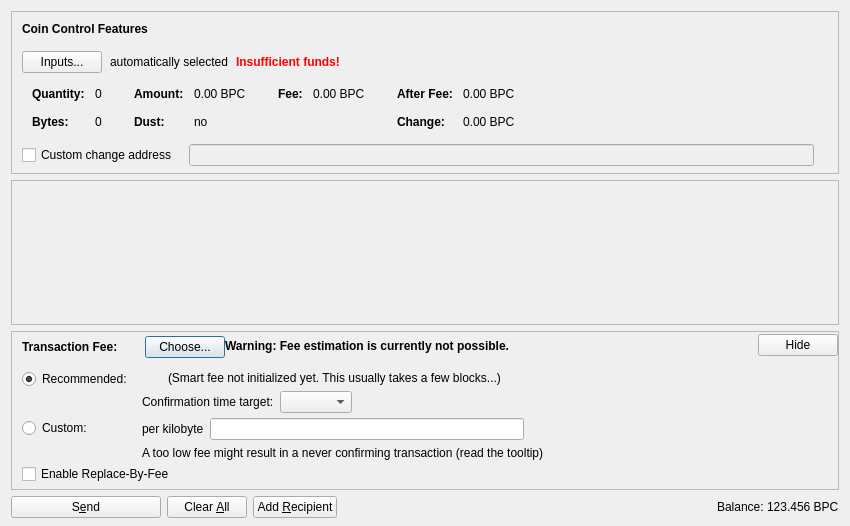
<?xml version="1.0" encoding="UTF-8"?>
<ui version="4.0">
 <class>SendCoinsDialog</class>
 <widget class="QDialog" name="SendCoinsDialog">
  <property name="geometry">
   <rect>
    <x>0</x>
    <y>0</y>
    <width>850</width>
    <height>526</height>
   </rect>
  </property>
  <property name="windowTitle">
   <string>Send Coins</string>
  </property>
  <layout class="QVBoxLayout" name="verticalLayout" stretch="0,1,0,0">
   <property name="bottomMargin">
    <number>8</number>
   </property>
   <item>
    <widget class="QFrame" name="frameCoinControl">
     <property name="sizePolicy">
      <sizepolicy hsizetype="Expanding" vsizetype="Expanding">
       <horstretch>0</horstretch>
       <verstretch>0</verstretch>
      </sizepolicy>
     </property>
     <property name="maximumSize">
      <size>
       <width>16777215</width>
       <height>16777215</height>
      </size>
     </property>
     <property name="frameShape">
      <enum>QFrame::StyledPanel</enum>
     </property>
     <property name="frameShadow">
      <enum>QFrame::Sunken</enum>
     </property>
     <layout class="QVBoxLayout" name="verticalLayoutCoinControl2">
      <property name="spacing">
       <number>0</number>
      </property>
      <property name="leftMargin">
       <number>0</number>
      </property>
      <property name="topMargin">
       <number>0</number>
      </property>
      <property name="rightMargin">
       <number>0</number>
      </property>
      <property name="bottomMargin">
       <number>6</number>
      </property>
      <item>
       <layout class="QVBoxLayout" name="verticalLayoutCoinControl" stretch="0,0,0,0,1">
        <property name="spacing">
         <number>0</number>
        </property>
        <property name="leftMargin">
         <number>10</number>
        </property>
        <property name="topMargin">
         <number>10</number>
        </property>
        <item>
         <layout class="QHBoxLayout" name="horizontalLayoutCoinControl1">
          <property name="bottomMargin">
           <number>15</number>
          </property>
          <item>
           <widget class="QLabel" name="labelCoinControlFeatures">
            <property name="sizePolicy">
             <sizepolicy hsizetype="Preferred" vsizetype="Maximum">
              <horstretch>0</horstretch>
              <verstretch>0</verstretch>
             </sizepolicy>
            </property>
            <property name="font">
             <font>
              <weight>75</weight>
              <bold>true</bold>
             </font>
            </property>
            <property name="styleSheet">
             <string notr="true">font-weight:bold;</string>
            </property>
            <property name="text">
             <string>Coin Control Features</string>
            </property>
           </widget>
          </item>
         </layout>
        </item>
        <item>
         <layout class="QHBoxLayout" name="horizontalLayoutCoinControl2" stretch="0,0,0,0">
          <property name="spacing">
           <number>8</number>
          </property>
          <property name="bottomMargin">
           <number>10</number>
          </property>
          <item>
           <widget class="QPushButton" name="pushButtonCoinControl">
            <property name="styleSheet">
             <string notr="true"/>
            </property>
            <property name="text">
             <string>Inputs...</string>
            </property>
            <property name="autoDefault">
             <bool>false</bool>
            </property>
           </widget>
          </item>
          <item>
           <widget class="QLabel" name="labelCoinControlAutomaticallySelected">
            <property name="text">
             <string>automatically selected</string>
            </property>
            <property name="margin">
             <number>5</number>
            </property>
           </widget>
          </item>
          <item>
           <widget class="QLabel" name="labelCoinControlInsuffFunds">
            <property name="font">
             <font>
              <weight>75</weight>
              <bold>true</bold>
             </font>
            </property>
            <property name="styleSheet">
             <string notr="true">color:red;font-weight:bold;</string>
            </property>
            <property name="text">
             <string>Insufficient funds!</string>
            </property>
            <property name="margin">
             <number>5</number>
            </property>
           </widget>
          </item>
          <item>
           <spacer name="horizontalSpacerCoinControl">
            <property name="orientation">
             <enum>Qt::Horizontal</enum>
            </property>
            <property name="sizeHint" stdset="0">
             <size>
              <width>40</width>
              <height>1</height>
             </size>
            </property>
           </spacer>
          </item>
         </layout>
        </item>
        <item>
         <widget class="QWidget" name="widgetCoinControl" native="true">
          <property name="sizePolicy">
           <sizepolicy hsizetype="Preferred" vsizetype="Preferred">
            <horstretch>0</horstretch>
            <verstretch>0</verstretch>
           </sizepolicy>
          </property>
          <property name="minimumSize">
           <size>
            <width>0</width>
            <height>0</height>
           </size>
          </property>
          <property name="styleSheet">
           <string notr="true"/>
          </property>
          <layout class="QHBoxLayout" name="horizontalLayoutCoinControl5">
           <property name="leftMargin">
            <number>0</number>
           </property>
           <property name="topMargin">
            <number>0</number>
           </property>
           <property name="rightMargin">
            <number>0</number>
           </property>
           <property name="bottomMargin">
            <number>0</number>
           </property>
           <item>
            <layout class="QHBoxLayout" name="horizontalLayoutCoinControl3" stretch="0,0,0,1">
             <property name="spacing">
              <number>20</number>
             </property>
             <property name="topMargin">
              <number>0</number>
             </property>
             <property name="bottomMargin">
              <number>10</number>
             </property>
             <item>
              <layout class="QFormLayout" name="formLayoutCoinControl1">
               <property name="horizontalSpacing">
                <number>10</number>
               </property>
               <property name="verticalSpacing">
                <number>14</number>
               </property>
               <property name="leftMargin">
                <number>10</number>
               </property>
               <property name="topMargin">
                <number>4</number>
               </property>
               <property name="rightMargin">
                <number>6</number>
               </property>
               <item row="0" column="0">
                <widget class="QLabel" name="labelCoinControlQuantityText">
                 <property name="font">
                  <font>
                   <weight>75</weight>
                   <bold>true</bold>
                  </font>
                 </property>
                 <property name="text">
                  <string>Quantity:</string>
                 </property>
                 <property name="margin">
                  <number>0</number>
                 </property>
                </widget>
               </item>
               <item row="0" column="1">
                <widget class="QLabel" name="labelCoinControlQuantity">
                 <property name="cursor">
                  <cursorShape>IBeamCursor</cursorShape>
                 </property>
                 <property name="contextMenuPolicy">
                  <enum>Qt::ActionsContextMenu</enum>
                 </property>
                 <property name="text">
                  <string notr="true">0</string>
                 </property>
                 <property name="margin">
                  <number>0</number>
                 </property>
                 <property name="textInteractionFlags">
                  <set>Qt::LinksAccessibleByMouse|Qt::TextSelectableByKeyboard|Qt::TextSelectableByMouse</set>
                 </property>
                </widget>
               </item>
               <item row="1" column="0">
                <widget class="QLabel" name="labelCoinControlBytesText">
                 <property name="font">
                  <font>
                   <weight>75</weight>
                   <bold>true</bold>
                  </font>
                 </property>
                 <property name="text">
                  <string>Bytes:</string>
                 </property>
                </widget>
               </item>
               <item row="1" column="1">
                <widget class="QLabel" name="labelCoinControlBytes">
                 <property name="cursor">
                  <cursorShape>IBeamCursor</cursorShape>
                 </property>
                 <property name="contextMenuPolicy">
                  <enum>Qt::ActionsContextMenu</enum>
                 </property>
                 <property name="text">
                  <string notr="true">0</string>
                 </property>
                 <property name="textInteractionFlags">
                  <set>Qt::LinksAccessibleByMouse|Qt::TextSelectableByKeyboard|Qt::TextSelectableByMouse</set>
                 </property>
                </widget>
               </item>
              </layout>
             </item>
             <item>
              <layout class="QFormLayout" name="formLayoutCoinControl2">
               <property name="horizontalSpacing">
                <number>10</number>
               </property>
               <property name="verticalSpacing">
                <number>14</number>
               </property>
               <property name="leftMargin">
                <number>6</number>
               </property>
               <property name="topMargin">
                <number>4</number>
               </property>
               <property name="rightMargin">
                <number>6</number>
               </property>
               <item row="0" column="0">
                <widget class="QLabel" name="labelCoinControlAmountText">
                 <property name="font">
                  <font>
                   <weight>75</weight>
                   <bold>true</bold>
                  </font>
                 </property>
                 <property name="text">
                  <string>Amount:</string>
                 </property>
                 <property name="margin">
                  <number>0</number>
                 </property>
                </widget>
               </item>
               <item row="0" column="1">
                <widget class="QLabel" name="labelCoinControlAmount">
                 <property name="cursor">
                  <cursorShape>IBeamCursor</cursorShape>
                 </property>
                 <property name="contextMenuPolicy">
                  <enum>Qt::ActionsContextMenu</enum>
                 </property>
                 <property name="text">
                  <string notr="true">0.00 BPC</string>
                 </property>
                 <property name="textInteractionFlags">
                  <set>Qt::LinksAccessibleByMouse|Qt::TextSelectableByKeyboard|Qt::TextSelectableByMouse</set>
                 </property>
                </widget>
               </item>
               <item row="1" column="0">
                <widget class="QLabel" name="labelCoinControlLowOutputText">
                 <property name="font">
                  <font>
                   <weight>75</weight>
                   <bold>true</bold>
                  </font>
                 </property>
                 <property name="text">
                  <string>Dust:</string>
                 </property>
                </widget>
               </item>
               <item row="1" column="1">
                <widget class="QLabel" name="labelCoinControlLowOutput">
                 <property name="cursor">
                  <cursorShape>IBeamCursor</cursorShape>
                 </property>
                 <property name="contextMenuPolicy">
                  <enum>Qt::ActionsContextMenu</enum>
                 </property>
                 <property name="text">
                  <string notr="true">no</string>
                 </property>
                 <property name="textInteractionFlags">
                  <set>Qt::LinksAccessibleByMouse|Qt::TextSelectableByKeyboard|Qt::TextSelectableByMouse</set>
                 </property>
                </widget>
               </item>
              </layout>
             </item>
             <item>
              <layout class="QFormLayout" name="formLayoutCoinControl3">
               <property name="horizontalSpacing">
                <number>10</number>
               </property>
               <property name="verticalSpacing">
                <number>14</number>
               </property>
               <property name="leftMargin">
                <number>6</number>
               </property>
               <property name="topMargin">
                <number>4</number>
               </property>
               <property name="rightMargin">
                <number>6</number>
               </property>
               <item row="0" column="0">
                <widget class="QLabel" name="labelCoinControlFeeText">
                 <property name="font">
                  <font>
                   <weight>75</weight>
                   <bold>true</bold>
                  </font>
                 </property>
                 <property name="text">
                  <string>Fee:</string>
                 </property>
                 <property name="margin">
                  <number>0</number>
                 </property>
                </widget>
               </item>
               <item row="0" column="1">
                <widget class="QLabel" name="labelCoinControlFee">
                 <property name="cursor">
                  <cursorShape>IBeamCursor</cursorShape>
                 </property>
                 <property name="contextMenuPolicy">
                  <enum>Qt::ActionsContextMenu</enum>
                 </property>
                 <property name="text">
                  <string notr="true">0.00 BPC</string>
                 </property>
                 <property name="textInteractionFlags">
                  <set>Qt::LinksAccessibleByMouse|Qt::TextSelectableByKeyboard|Qt::TextSelectableByMouse</set>
                 </property>
                </widget>
               </item>
              </layout>
             </item>
             <item>
              <layout class="QFormLayout" name="formLayoutCoinControl4">
               <property name="horizontalSpacing">
                <number>10</number>
               </property>
               <property name="verticalSpacing">
                <number>14</number>
               </property>
               <property name="leftMargin">
                <number>6</number>
               </property>
               <property name="topMargin">
                <number>4</number>
               </property>
               <property name="rightMargin">
                <number>6</number>
               </property>
               <item row="0" column="0">
                <widget class="QLabel" name="labelCoinControlAfterFeeText">
                 <property name="font">
                  <font>
                   <weight>75</weight>
                   <bold>true</bold>
                  </font>
                 </property>
                 <property name="text">
                  <string>After Fee:</string>
                 </property>
                 <property name="margin">
                  <number>0</number>
                 </property>
                </widget>
               </item>
               <item row="0" column="1">
                <widget class="QLabel" name="labelCoinControlAfterFee">
                 <property name="cursor">
                  <cursorShape>IBeamCursor</cursorShape>
                 </property>
                 <property name="contextMenuPolicy">
                  <enum>Qt::ActionsContextMenu</enum>
                 </property>
                 <property name="text">
                  <string notr="true">0.00 BPC</string>
                 </property>
                 <property name="textInteractionFlags">
                  <set>Qt::LinksAccessibleByMouse|Qt::TextSelectableByKeyboard|Qt::TextSelectableByMouse</set>
                 </property>
                </widget>
               </item>
               <item row="1" column="0">
                <widget class="QLabel" name="labelCoinControlChangeText">
                 <property name="font">
                  <font>
                   <weight>75</weight>
                   <bold>true</bold>
                  </font>
                 </property>
                 <property name="text">
                  <string>Change:</string>
                 </property>
                </widget>
               </item>
               <item row="1" column="1">
                <widget class="QLabel" name="labelCoinControlChange">
                 <property name="cursor">
                  <cursorShape>IBeamCursor</cursorShape>
                 </property>
                 <property name="contextMenuPolicy">
                  <enum>Qt::ActionsContextMenu</enum>
                 </property>
                 <property name="text">
                  <string notr="true">0.00 BPC</string>
                 </property>
                 <property name="textInteractionFlags">
                  <set>Qt::LinksAccessibleByMouse|Qt::TextSelectableByKeyboard|Qt::TextSelectableByMouse</set>
                 </property>
                </widget>
               </item>
              </layout>
             </item>
            </layout>
           </item>
          </layout>
         </widget>
        </item>
        <item>
         <layout class="QHBoxLayout" name="horizontalLayoutCoinControl4" stretch="0,0,0">
          <property name="spacing">
           <number>12</number>
          </property>
          <property name="sizeConstraint">
           <enum>QLayout::SetDefaultConstraint</enum>
          </property>
          <property name="topMargin">
           <number>5</number>
          </property>
          <property name="rightMargin">
           <number>5</number>
          </property>
          <item>
           <widget class="QCheckBox" name="checkBoxCoinControlChange">
            <property name="toolTip">
             <string>If this is activated, but the change address is empty or invalid, change will be sent to a newly generated address.</string>
            </property>
            <property name="text">
             <string>Custom change address</string>
            </property>
           </widget>
          </item>
          <item>
           <widget class="QValidatedLineEdit" name="lineEditCoinControlChange">
            <property name="enabled">
             <bool>false</bool>
            </property>
            <property name="sizePolicy">
             <sizepolicy hsizetype="Expanding" vsizetype="Fixed">
              <horstretch>0</horstretch>
              <verstretch>0</verstretch>
             </sizepolicy>
            </property>
           </widget>
          </item>
          <item>
           <widget class="QLabel" name="labelCoinControlChangeLabel">
            <property name="sizePolicy">
             <sizepolicy hsizetype="Preferred" vsizetype="Expanding">
              <horstretch>0</horstretch>
              <verstretch>0</verstretch>
             </sizepolicy>
            </property>
            <property name="minimumSize">
             <size>
              <width>0</width>
              <height>0</height>
             </size>
            </property>
            <property name="text">
             <string/>
            </property>
            <property name="margin">
             <number>3</number>
            </property>
           </widget>
          </item>
         </layout>
        </item>
        <item>
         <spacer name="verticalSpacerCoinControl">
          <property name="orientation">
           <enum>Qt::Vertical</enum>
          </property>
          <property name="sizeHint" stdset="0">
           <size>
            <width>800</width>
            <height>1</height>
           </size>
          </property>
         </spacer>
        </item>
       </layout>
      </item>
     </layout>
    </widget>
   </item>
   <item>
    <widget class="QScrollArea" name="scrollArea">
     <property name="widgetResizable">
      <bool>true</bool>
     </property>
     <widget class="QWidget" name="scrollAreaWidgetContents">
      <property name="geometry">
       <rect>
        <x>0</x>
        <y>0</y>
        <width>830</width>
        <height>104</height>
       </rect>
      </property>
      <layout class="QVBoxLayout" name="verticalLayout_2" stretch="0,1">
       <property name="leftMargin">
        <number>0</number>
       </property>
       <property name="topMargin">
        <number>0</number>
       </property>
       <property name="rightMargin">
        <number>0</number>
       </property>
       <property name="bottomMargin">
        <number>0</number>
       </property>
       <item>
        <layout class="QVBoxLayout" name="entries">
         <property name="spacing">
          <number>6</number>
         </property>
        </layout>
       </item>
       <item>
        <spacer name="verticalSpacer">
         <property name="orientation">
          <enum>Qt::Vertical</enum>
         </property>
         <property name="sizeHint" stdset="0">
          <size>
           <width>20</width>
           <height>40</height>
          </size>
         </property>
        </spacer>
       </item>
      </layout>
     </widget>
    </widget>
   </item>
   <item>
    <widget class="QFrame" name="frameFee">
     <property name="sizePolicy">
      <sizepolicy hsizetype="Expanding" vsizetype="Expanding">
       <horstretch>0</horstretch>
       <verstretch>0</verstretch>
      </sizepolicy>
     </property>
     <property name="maximumSize">
      <size>
       <width>16777215</width>
       <height>16777215</height>
      </size>
     </property>
     <property name="frameShape">
      <enum>QFrame::StyledPanel</enum>
     </property>
     <property name="frameShadow">
      <enum>QFrame::Sunken</enum>
     </property>
     <layout class="QVBoxLayout" name="verticalLayoutFee1">
      <property name="spacing">
       <number>0</number>
      </property>
      <property name="leftMargin">
       <number>0</number>
      </property>
      <property name="topMargin">
       <number>0</number>
      </property>
      <property name="rightMargin">
       <number>0</number>
      </property>
      <property name="bottomMargin">
       <number>0</number>
      </property>
      <item>
       <layout class="QVBoxLayout" name="verticalLayoutFee2" stretch="0,0,0">
        <property name="spacing">
         <number>0</number>
        </property>
        <property name="leftMargin">
         <number>10</number>
        </property>
        <property name="topMargin">
         <number>0</number>
        </property>
        <item>
         <layout class="QHBoxLayout" name="horizontalLayoutFee1">
          <property name="bottomMargin">
           <number>0</number>
          </property>
          <item>
           <layout class="QVBoxLayout" name="verticalLayoutFee7">
            <property name="spacing">
             <number>0</number>
            </property>
            <item>
             <spacer name="verticalSpacerSmartFee">
              <property name="orientation">
               <enum>Qt::Vertical</enum>
              </property>
              <property name="sizeType">
               <enum>QSizePolicy::Fixed</enum>
              </property>
              <property name="sizeHint" stdset="0">
               <size>
                <width>1</width>
                <height>4</height>
               </size>
              </property>
             </spacer>
            </item>
            <item>
             <layout class="QHBoxLayout" name="horizontalLayoutSmartFee">
              <property name="spacing">
               <number>10</number>
              </property>
              <item>
               <widget class="QLabel" name="labelFeeHeadline">
                <property name="sizePolicy">
                 <sizepolicy hsizetype="Preferred" vsizetype="Maximum">
                  <horstretch>0</horstretch>
                  <verstretch>0</verstretch>
                 </sizepolicy>
                </property>
                <property name="font">
                 <font>
                  <weight>75</weight>
                  <bold>true</bold>
                 </font>
                </property>
                <property name="styleSheet">
                 <string notr="true">font-weight:bold;</string>
                </property>
                <property name="text">
                 <string>Transaction Fee:</string>
                </property>
               </widget>
              </item>
              <item>
               <widget class="QLabel" name="labelFeeMinimized">
                <property name="text">
                 <string/>
                </property>
               </widget>
              </item>
              <item>
               <widget class="QPushButton" name="buttonChooseFee">
                <property name="text">
                 <string>Choose...</string>
                </property>
               </widget>
              </item>
             </layout>
            </item>
            <item>
             <spacer name="verticalSpacer_5">
              <property name="orientation">
               <enum>Qt::Vertical</enum>
              </property>
              <property name="sizeHint" stdset="0">
               <size>
                <width>1</width>
                <height>1</height>
               </size>
              </property>
             </spacer>
            </item>
           </layout>
          </item>
          <item>
           <widget class="QLabel" name="fallbackFeeWarningLabel">
            <property name="toolTip">
             <string>Using the fallbackfee can result in sending a transaction that will take several hours or days (or never) to confirm. Consider choosing your fee manually or wait until you have validated the complete chain.</string>
            </property>
            <property name="font">
            <font>
                <weight>75</weight>
                <bold>true</bold>
            </font>
            </property>
            <property name="text">
             <string>Warning: Fee estimation is currently not possible.</string>
            </property>
            <property name="wordWrap">
             <bool>false</bool>
            </property>
           </widget>
          </item>
          <item>
           <spacer name="horizontalSpacer_4">
            <property name="orientation">
             <enum>Qt::Horizontal</enum>
            </property>
            <property name="sizeType">
             <enum>QSizePolicy::MinimumExpanding</enum>
            </property>
            <property name="sizeHint" stdset="0">
             <size>
              <width>40</width>
              <height>20</height>
             </size>
            </property>
           </spacer>
          </item>
          <item>
           <widget class="QPushButton" name="buttonMinimizeFee">
            <property name="toolTip">
             <string>Hide transaction fee settings</string>
            </property>
            <property name="text">
             <string>Hide</string>
            </property>
           </widget>
          </item>
         </layout>
        </item>
        <item>
         <widget class="QFrame" name="frameFeeSelection">
          <layout class="QVBoxLayout" name="verticalLayoutFee12">
           <property name="spacing">
            <number>0</number>
           </property>
           <property name="leftMargin">
            <number>0</number>
           </property>
           <property name="topMargin">
            <number>0</number>
           </property>
           <property name="rightMargin">
            <number>0</number>
           </property>
           <property name="bottomMargin">
            <number>0</number>
           </property>
           <item>
            <layout class="QGridLayout" name="gridLayoutFee">
             <property name="topMargin">
              <number>10</number>
             </property>
             <property name="bottomMargin">
              <number>4</number>
             </property>
             <property name="horizontalSpacing">
              <number>10</number>
             </property>
             <property name="verticalSpacing">
              <number>4</number>
             </property>
             <item row="1" column="1">
              <layout class="QVBoxLayout" name="verticalLayoutFee8">
               <property name="spacing">
                <number>6</number>
               </property>
               <item>
                <layout class="QHBoxLayout" name="horizontalLayoutFee13">
                 <item>
                  <widget class="QLabel" name="labelCustomPerKilobyte">
                   <property name="toolTip">
                    <string>Specify a custom fee per kB (1,000 bytes) of the transaction's virtual size.

Note:  Since the fee is calculated on a per-byte basis, a fee of "100 satoshis per kB" for a transaction size of 500 bytes (half of 1 kB) would ultimately yield a fee of only 50 satoshis.</string>
                   </property>
                   <property name="text">
                    <string>per kilobyte</string>
                   </property>
                  </widget>
                 </item>
                 <item>
                  <widget class="BitcoinAmountField" name="customFee"/>
                 </item>
                 <item>
                  <spacer name="horizontalSpacer_6">
                   <property name="orientation">
                    <enum>Qt::Horizontal</enum>
                   </property>
                   <property name="sizeHint" stdset="0">
                    <size>
                     <width>1</width>
                     <height>1</height>
                    </size>
                   </property>
                  </spacer>
                 </item>
                </layout>
               </item>
               <item>
                <layout class="QHBoxLayout" name="horizontalLayoutFee8">
                 <item>
                  <widget class="QLabel" name="labelCustomFeeWarning">
                   <property name="enabled">
                    <bool>true</bool>
                   </property>
                   <property name="toolTip">
                    <string>When there is less transaction volume than space in the blocks, miners as well as relaying nodes may enforce a minimum fee. Paying only this minimum fee is just fine, but be aware that this can result in a never confirming transaction once there is more demand for bitcoin transactions than the network can process.</string>
                   </property>
                   <property name="text">
                    <string>A too low fee might result in a never confirming transaction (read the tooltip)</string>
                   </property>
                  </widget>
                 </item>
                 <item>
                  <spacer name="horizontalSpacer_2">
                   <property name="orientation">
                    <enum>Qt::Horizontal</enum>
                   </property>
                   <property name="sizeHint" stdset="0">
                    <size>
                     <width>1</width>
                     <height>1</height>
                    </size>
                   </property>
                  </spacer>
                 </item>
                </layout>
               </item>
              </layout>
             </item>
             <item row="0" column="0">
              <layout class="QVBoxLayout" name="verticalLayoutFee4" stretch="0,1">
               <item>
                <widget class="QRadioButton" name="radioSmartFee">
                 <property name="text">
                  <string>Recommended:</string>
                 </property>
                 <property name="checked">
                  <bool>true</bool>
                 </property>
                 <attribute name="buttonGroup">
                  <string notr="true">groupFee</string>
                 </attribute>
                </widget>
               </item>
               <item>
                <spacer name="verticalSpacer_2">
                 <property name="orientation">
                  <enum>Qt::Vertical</enum>
                 </property>
                 <property name="sizeHint" stdset="0">
                  <size>
                   <width>1</width>
                   <height>1</height>
                  </size>
                 </property>
                </spacer>
               </item>
              </layout>
             </item>
             <item row="1" column="0">
              <layout class="QVBoxLayout" name="verticalLayoutFee9" stretch="0,1">
               <item>
                <widget class="QRadioButton" name="radioCustomFee">
                 <property name="text">
                  <string>Custom:</string>
                 </property>
                 <attribute name="buttonGroup">
                  <string notr="true">groupFee</string>
                 </attribute>
                </widget>
               </item>
               <item>
                <spacer name="verticalSpacer_6">
                 <property name="orientation">
                  <enum>Qt::Vertical</enum>
                 </property>
                 <property name="sizeHint" stdset="0">
                  <size>
                   <width>1</width>
                   <height>1</height>
                  </size>
                 </property>
                </spacer>
               </item>
              </layout>
             </item>
             <item row="0" column="1">
              <layout class="QVBoxLayout" name="verticalLayoutFee3" stretch="0,0,1">
               <property name="spacing">
                <number>6</number>
               </property>
               <property name="topMargin">
                <number>2</number>
               </property>
               <item>
                <layout class="QHBoxLayout" name="horizontalLayoutFee12">
                 <item>
                  <widget class="QLabel" name="labelSmartFee">
                   <property name="text">
                    <string/>
                   </property>
                  </widget>
                 </item>
                 <item>
                  <widget class="QLabel" name="labelFeeEstimation">
                   <property name="text">
                    <string/>
                   </property>
                  </widget>
                 </item>
                 <item>
                  <widget class="QLabel" name="labelSmartFee2">
                   <property name="text">
                    <string>(Smart fee not initialized yet. This usually takes a few blocks...)</string>
                   </property>
                  </widget>
                 </item>
                 <item>
                  <spacer name="horizontalSpacer_5">
                   <property name="orientation">
                    <enum>Qt::Horizontal</enum>
                   </property>
                   <property name="sizeHint" stdset="0">
                    <size>
                     <width>1</width>
                     <height>1</height>
                    </size>
                   </property>
                  </spacer>
                 </item>
                </layout>
               </item>
               <item>
                <layout class="QHBoxLayout" name="horizontalLayoutFee9">
                 <item>
                  <layout class="QVBoxLayout" name="verticalLayoutFee6">
                   <item>
                    <widget class="QLabel" name="labelSmartFee3">
                     <property name="text">
                      <string>Confirmation time target:</string>
                     </property>
                    </widget>
                   </item>
                  </layout>
                 </item>
                 <item>
                  <layout class="QVBoxLayout" name="verticalLayoutFee5">
                   <property name="rightMargin">
                    <number>30</number>
                   </property>
                   <item>
                    <layout class="QHBoxLayout" name="horizontalLayoutConfTarget">
                     <property name="bottomMargin">
                      <number>0</number>
                     </property>
                     <item>
                      <widget class="QComboBox" name="confTargetSelector"/>
                     </item>
                     <item>
                      <spacer name="horizontalSpacerConfTarget">
                       <property name="orientation">
                        <enum>Qt::Horizontal</enum>
                       </property>
                       <property name="sizeHint" stdset="0">
                        <size>
                         <width>40</width>
                         <height>20</height>
                        </size>
                       </property>
                      </spacer>
                     </item>
                    </layout>
                   </item>
                  </layout>
                 </item>
                </layout>
               </item>
               <item>
                <spacer name="verticalSpacer_4">
                 <property name="orientation">
                  <enum>Qt::Vertical</enum>
                 </property>
                 <property name="sizeHint" stdset="0">
                  <size>
                   <width>1</width>
                   <height>1</height>
                  </size>
                 </property>
                </spacer>
               </item>
              </layout>
             </item>
            </layout>
           </item>
           <item>
            <widget class="QCheckBox" name="optInRBF">
             <property name="text">
              <string>Enable Replace-By-Fee</string>
             </property>
             <property name="toolTip">
              <string>With Replace-By-Fee (BIP-125) you can increase a transaction's fee after it is sent. Without this, a higher fee may be recommended to compensate for increased transaction delay risk.</string>
             </property>
            </widget>
           </item>
          </layout>
         </widget>
        </item>
        <item>
         <spacer name="verticalSpacerFee">
          <property name="orientation">
           <enum>Qt::Vertical</enum>
          </property>
          <property name="sizeHint" stdset="0">
           <size>
            <width>40</width>
            <height>5</height>
           </size>
          </property>
         </spacer>
        </item>
       </layout>
      </item>
     </layout>
    </widget>
   </item>
   <item>
    <layout class="QHBoxLayout" name="horizontalLayout">
     <item>
      <widget class="QPushButton" name="sendButton">
       <property name="minimumSize">
        <size>
         <width>150</width>
         <height>0</height>
        </size>
       </property>
       <property name="toolTip">
        <string>Confirm the send action</string>
       </property>
       <property name="text">
        <string>S&amp;end</string>
       </property>
       <property name="icon">
        <iconset resource="../bitcoin.qrc">
         <normaloff>:/icons/send</normaloff>:/icons/send</iconset>
       </property>
       <property name="autoDefault">
        <bool>false</bool>
       </property>
       <property name="default">
        <bool>false</bool>
       </property>
      </widget>
     </item>
     <item>
      <widget class="QPushButton" name="clearButton">
       <property name="sizePolicy">
        <sizepolicy hsizetype="Minimum" vsizetype="Fixed">
         <horstretch>0</horstretch>
         <verstretch>0</verstretch>
        </sizepolicy>
       </property>
       <property name="toolTip">
        <string>Clear all fields of the form.</string>
       </property>
       <property name="text">
        <string>Clear &amp;All</string>
       </property>
       <property name="icon">
        <iconset resource="../bitcoin.qrc">
         <normaloff>:/icons/remove</normaloff>:/icons/remove</iconset>
       </property>
       <property name="autoDefault">
        <bool>false</bool>
       </property>
      </widget>
     </item>
     <item>
      <widget class="QPushButton" name="addButton">
       <property name="toolTip">
        <string>Send to multiple recipients at once</string>
       </property>
       <property name="text">
        <string>Add &amp;Recipient</string>
       </property>
       <property name="icon">
        <iconset resource="../bitcoin.qrc">
         <normaloff>:/icons/add</normaloff>:/icons/add</iconset>
       </property>
       <property name="autoDefault">
        <bool>false</bool>
       </property>
      </widget>
     </item>
     <item>
      <spacer name="horizontalSpacer">
       <property name="orientation">
        <enum>Qt::Horizontal</enum>
       </property>
       <property name="sizeHint" stdset="0">
        <size>
         <width>40</width>
         <height>20</height>
        </size>
       </property>
      </spacer>
     </item>
     <item>
      <layout class="QHBoxLayout" name="horizontalLayout_2">
       <property name="spacing">
        <number>3</number>
       </property>
       <item>
        <widget class="QLabel" name="labelBalanceName">
         <property name="sizePolicy">
          <sizepolicy hsizetype="Preferred" vsizetype="Fixed">
           <horstretch>0</horstretch>
           <verstretch>0</verstretch>
          </sizepolicy>
         </property>
         <property name="text">
          <string>Balance:</string>
         </property>
        </widget>
       </item>
       <item>
        <widget class="QLabel" name="labelBalance">
         <property name="sizePolicy">
          <sizepolicy hsizetype="Preferred" vsizetype="Fixed">
           <horstretch>0</horstretch>
           <verstretch>0</verstretch>
          </sizepolicy>
         </property>
         <property name="cursor">
          <cursorShape>IBeamCursor</cursorShape>
         </property>
         <property name="text">
          <string notr="true">123.456 BPC</string>
         </property>
         <property name="textInteractionFlags">
          <set>Qt::LinksAccessibleByMouse|Qt::TextSelectableByKeyboard|Qt::TextSelectableByMouse</set>
         </property>
        </widget>
       </item>
      </layout>
     </item>
    </layout>
   </item>
  </layout>
 </widget>
 <customwidgets>
  <customwidget>
   <class>QValidatedLineEdit</class>
   <extends>QLineEdit</extends>
   <header>qt/qvalidatedlineedit.h</header>
  </customwidget>
  <customwidget>
   <class>BitcoinAmountField</class>
   <extends>QLineEdit</extends>
   <header>qt/bitcoinamountfield.h</header>
   <container>1</container>
  </customwidget>
 </customwidgets>
 <resources>
  <include location="../bitcoin.qrc"/>
 </resources>
 <connections/>
 <buttongroups>
  <buttongroup name="groupFee"/>
 </buttongroups>
</ui>
